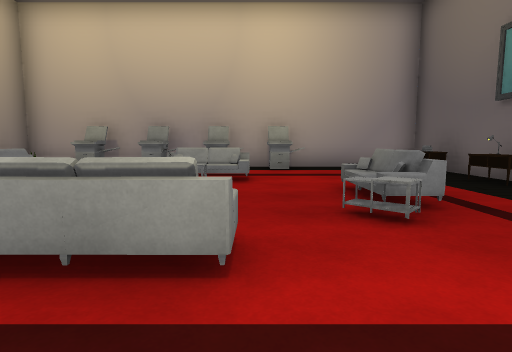
[1] (above)

20 first-person views from a walk through a scene from a Unity 3-D project. The camera is 1.3 m above the floor, tilts 6° down and sees 80° across. Doors are open. The floor is counted in squares, 2 m on a side. Each view is taken from the middle of a square. On the plan, view 1 faces up. The plan holds only what a view shows up to about 10 squares ahead; the rest is blank. The player character is not drawn.

[2]
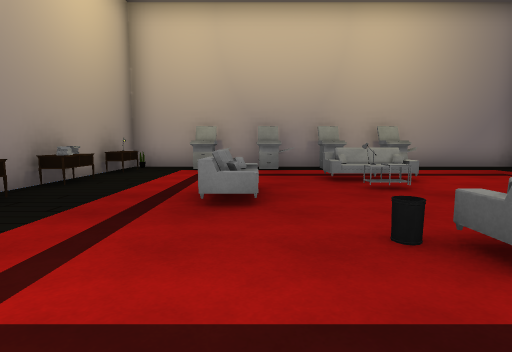

[3]
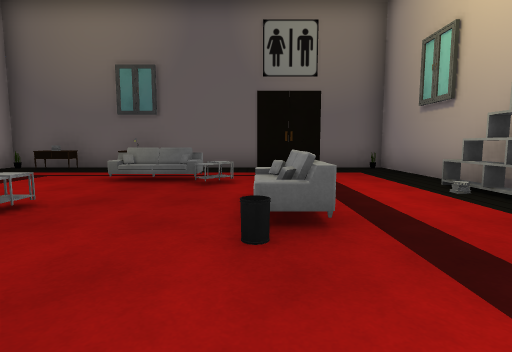

[4]
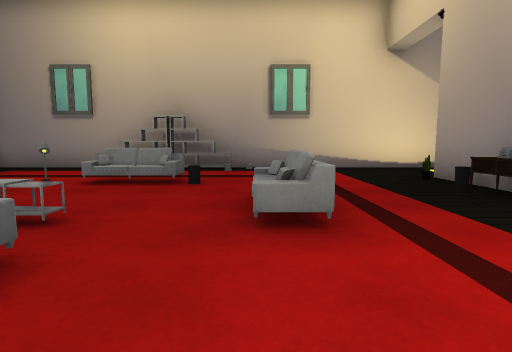

[5]
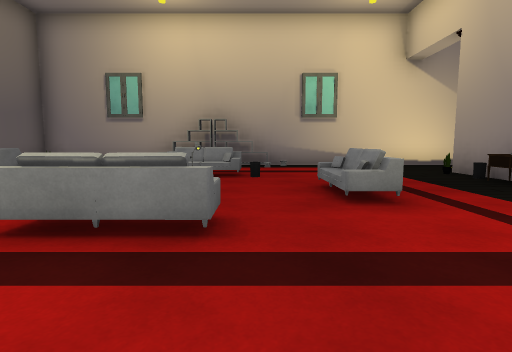

[6]
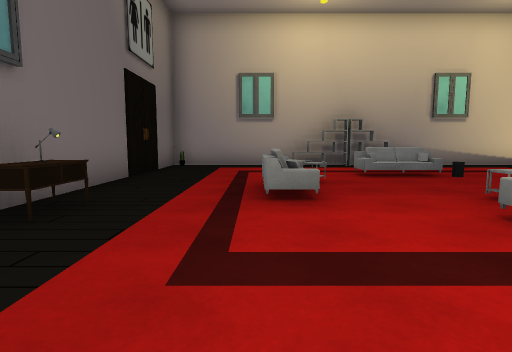

[7]
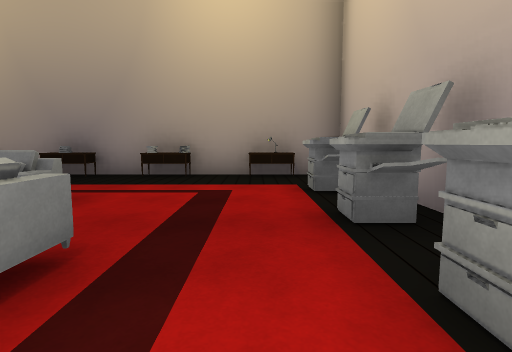

[8]
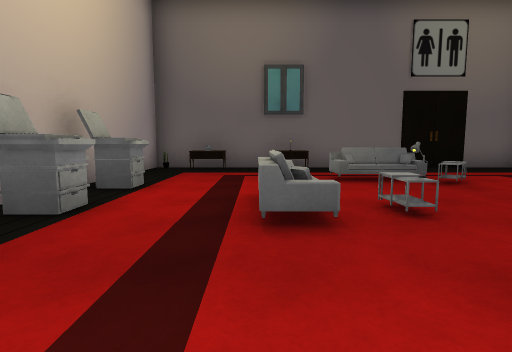

[9]
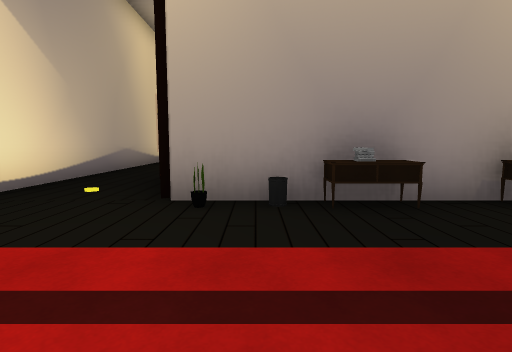

[10]
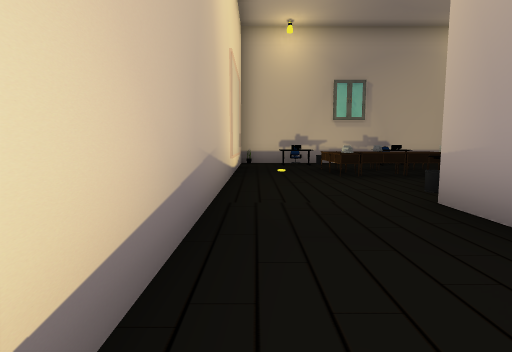

[11]
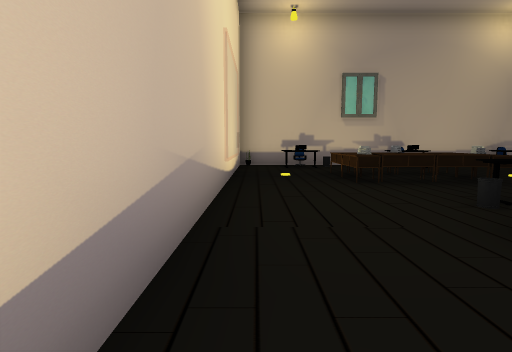

[12]
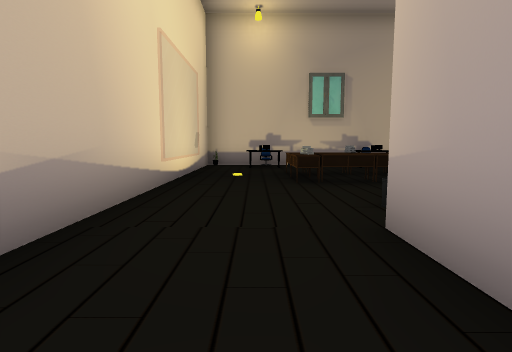

[13]
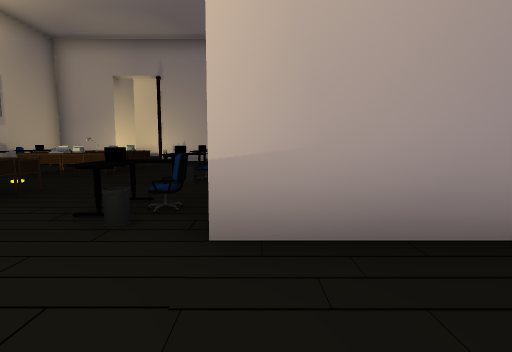

[14]
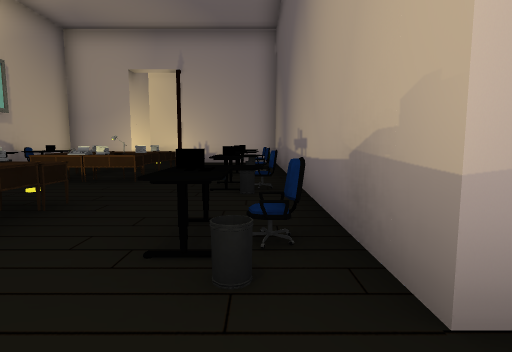

[15]
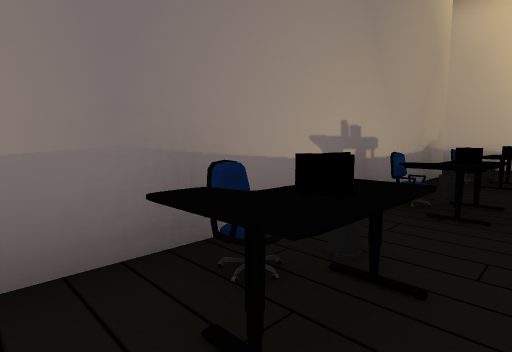

[16]
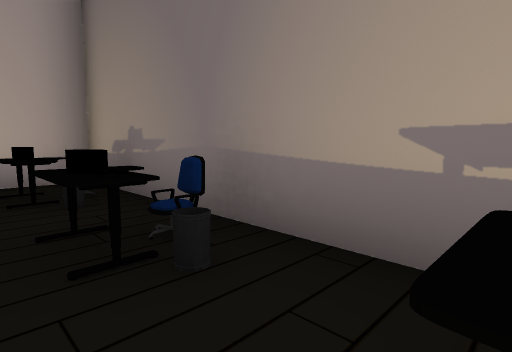

[17]
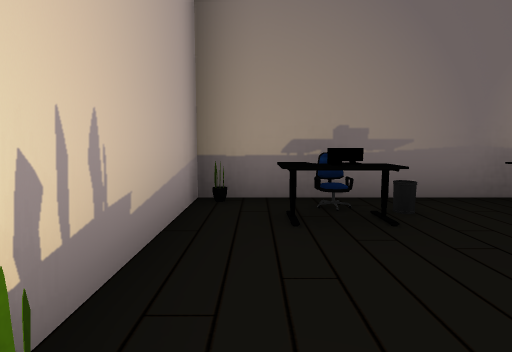

[18]
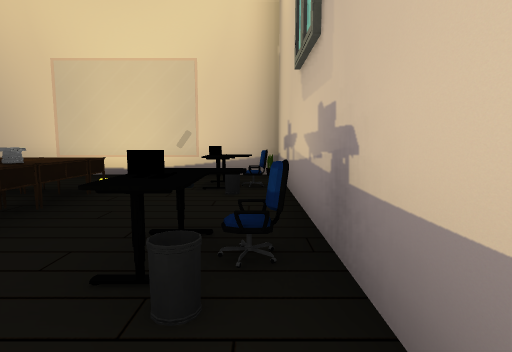

[19]
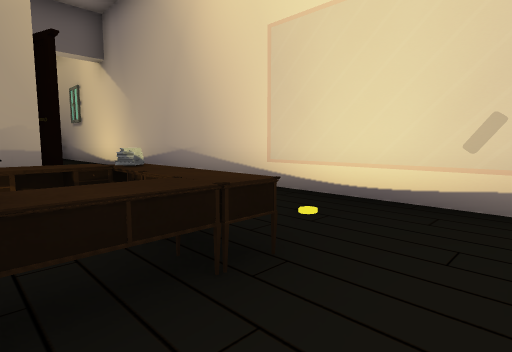

[20]
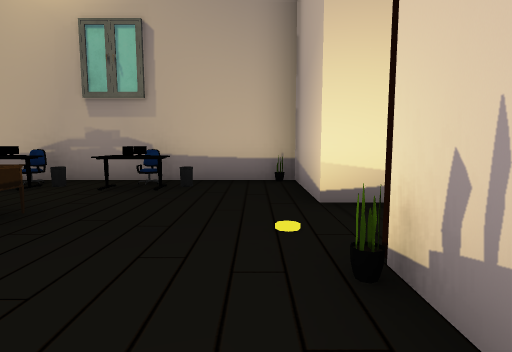

### Floor plan
Points are (right, up) in squares from view 1. A wall is a line through its corners. A room is listed if a view was taken in it or the views show most of it. See-through windows are left out.
Room 1 (views 1, 2, 3, 4, 5, 6, 7, 8, 9)
walls: (-2.4, -1) (1, -1); (-7.5, -1.5) (4.5, -1.5) (4.5, 8.8) (-6.5, 8.8) (-6.5, 1.5)
ways out: opening at (-8, -0.5) to room 2
objects: other object (-7, 1); other object (-6, 1); bin (-6, 2); desk (-6, 3); desk (-6, 5); other object (-6, 6); desk (-6, 7); other object (-6, 8); other object (-5, 3); other object (-5, 5); other object (-5, 7); other object (-4, 8); other object (-3, 4); other object (-3, 8); bin (-2, 2); other object (-1, 2); other object (-1, 5); other object (-1, 6) to (0, 6); other object (-1, 8); other object (1, 3); other object (1, 8); other object (2, 3) to (2, 4); other object (3, 5); other object (3, 7); other object (4, -1); desk (4, 5); other object (4, 7); other object (4, 8)
Room 2 (views 10, 11, 12, 13, 14, 15, 16, 17, 18, 19, 20)
walls: (-9.2, 1) (-11.3, 1) (-11.3, 10.7) (-13.6, 10.7); (-16.3, 10.7) (-18.5, 10.7) (-18.5, -1.5) (-7.5, -1.5)
ways out: opening at (-8, -0.5) to room 1; opening at (-15.5, 11.5)
objects: other object (-18, -1); chair (-18, 0); bin (-18, 1); chair (-18, 3); bin (-18, 4); other object (-18, 6); bin (-18, 7); other object (-18, 8); bin (-18, 9); other object (-18, 10); chair (-17, 6); chair (-17, 8); other object (-16, 2); other object (-16, 3); other object (-16, 7); desk (-15, 1); desk (-15, 2); other object (-15, 3); other object (-15, 5); desk (-15, 6); other object (-15, 7); other object (-15, 8); desk (-14, 1); desk (-14, 2); desk (-14, 3); other object (-14, 5); other object (-14, 6); other object (-14, 7); other object (-14, 11); other object (-13, 2); other object (-13, 6); other object (-13, 7); other object (-13, 9); bin (-12, 1); other object (-12, 2); chair (-12, 3); bin (-12, 4); bin (-12, 6); other object (-12, 7); bin (-12, 8); chair (-12, 9); other object (-12, 10)

Positions as (right, up) in squares from view 1, and headings:
1: (0, 0), facing up
2: (-3, 0), facing up
3: (-4, 2), facing right
4: (-3, 7), facing down
5: (-2, 8), facing down
6: (2, 8), facing down
7: (0, 7), facing left
8: (-4, 6), facing right
9: (-3, 2), facing left
10: (-8, -1), facing left
11: (-9, -1), facing left
12: (-9, 0), facing left
13: (-11, -1), facing up
14: (-12, 0), facing up
15: (-13, 8), facing down-right
16: (-13, 5), facing up-right
17: (-15, 10), facing right
18: (-18, 5), facing down
19: (-17, 2), facing down-right
20: (-13, 10), facing left
